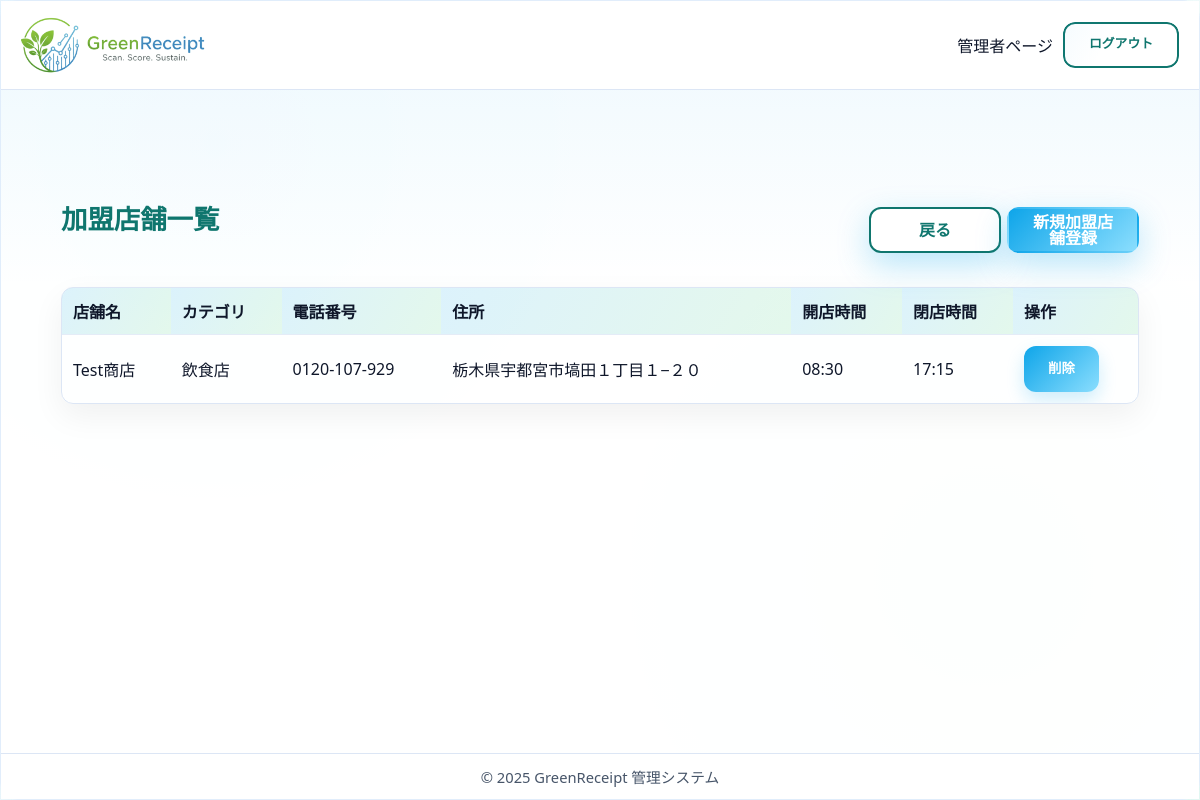
Page /staff/stores/ (signed in) on the earlier database version.
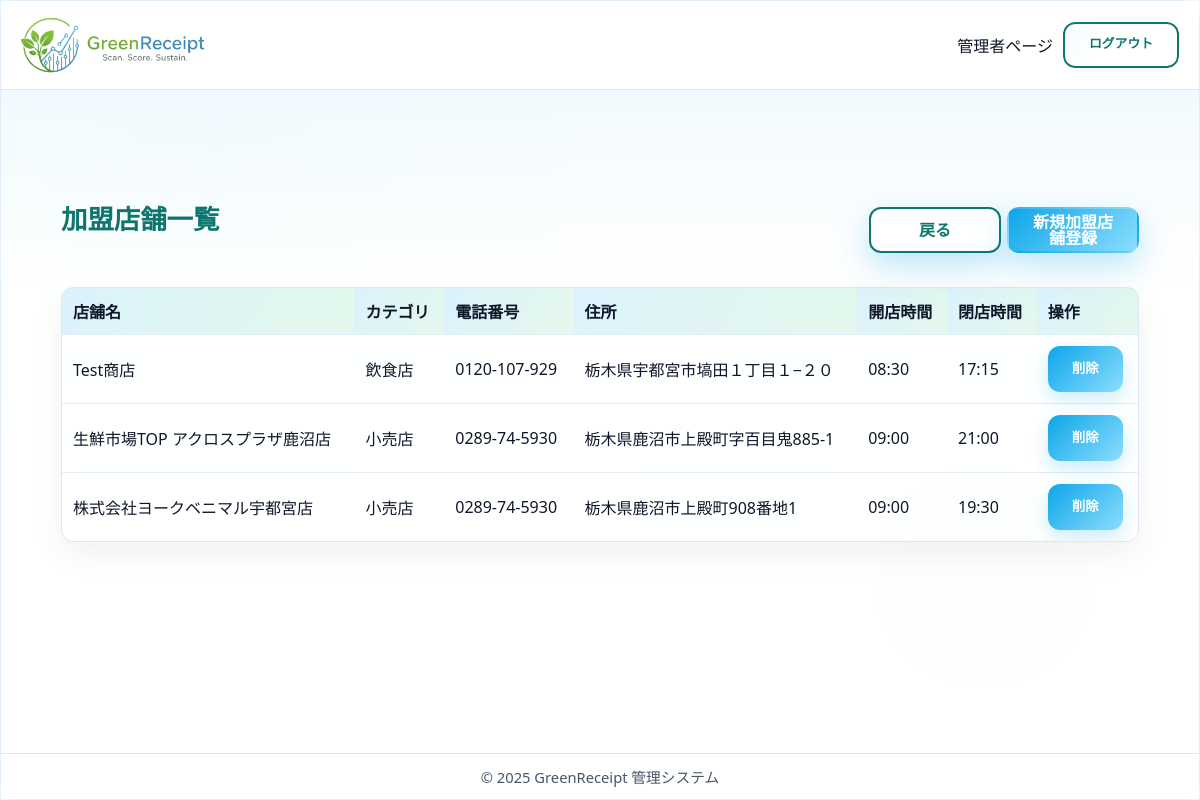
Same page on the later database version.
### core/models.py (models this page shows, shortened)
class Store(models.Model):
    store_id = models.AutoField(primary_key=True, verbose_name='店舗ID')
    store_name = models.CharField(max_length=64, verbose_name='店舗名')
    CATEGORY_CHOICES = [
        ('restaurant', '飲食店'),
        ('retail', '小売店'),
        ('service', 'サービス業'),
        ('other', 'その他'),
    ]
    category = models.CharField(max_length=64, choices=CATEGORY_CHOICES, verbose_name='カテゴリ')
    tel = models.CharField(max_length=32, blank=True, verbose_name='電話番号')
    address = models.CharField(max_length=255, verbose_name='住所')
    open_time = models.TimeField(verbose_name='開店時間', null=True, blank=True)
    close_time = models.TimeField(verbose_name='閉店時間', null=True, blank=True)
    lat = models.FloatField(verbose_name='緯度', default=0.0)
    lng = models.FloatField(verbose_name='経度', default=0.0)
    class Meta:
        verbose_name = '加盟店'
        verbose_name_plural = '加盟店'

### core/views.py (the view)
# urls.py: path("staff/stores/", views.store_list, name='store_list'),
@staff_member_required
def store_list(request):
    stores = Store.objects.all()
    return render(request, "admin/store_list.html", {'stores': stores})

### core/templates/admin/store_list.html (shortened to what this page needs)
{% extends 'admin/admin_base.html' %}
{% block content %}
<main class="dashboard-main">
  <div class="container-fluid dashboard-section mt-4 px-4">
    <div class="header-with-button d-flex justify-content-between align-items-center mb-4">
        <h1>加盟店舗一覧</h1>
        <div class="d-flex gap-2">
            <a href="{% url 'core:staff_index' %}" class="btn btn-secondary">戻る</a>
            <a href="{% url 'core:store_create' %}" class="btn btn-primary">新規加盟店舗登録</a>
        </div>
    </div>
    <div class="table-responsive">
        <table class="table">
            <thead>
                <tr>
                    <th>店舗名</th>
                    <th>カテゴリ</th>
                    <th>電話番号</th>
                    <th>住所</th>
                    <th>開店時間</th>
                    <th>閉店時間</th>
                    <th>操作</th>
                </tr>
            </thead>
            <tbody>
                {% for store in stores %}
                <tr data-href="{% url 'core:store_detail' store.store_id %}">
                    <td>{{ store.store_name }}</td>
                    <td>{{ store.get_category_display }}</td>
                    <td>{{ store.tel }}</td>
                    <td>{{ store.address }}</td>
                    <td>{{ store.open_time|time:"H:i" }}</td>
                    <td>{{ store.close_time|time:"H:i" }}</td>
                    <td>
                        <a href="{% url 'core:store_delete' store.store_id %}" class="btn btn-sm btn-danger delete-btn" onclick="return confirm('本当に削除しますか？');">削除</a>
                    </td>
                </tr>
                {% endfor %}
            </tbody>
        </table>
    </div>
  </div>
</main>
{% endblock %}

Differences in the rows shown:
added Store: store_name "生鮮市場TOP アクロスプラザ鹿沼店", category "小売店", tel "0289-74-5930", address "栃木県鹿沼市上殿町字百目鬼885-1", open_time "09:00", close_time "21:00"
added Store: store_name "株式会社ヨークベニマル宇都宮店", category "小売店", tel "0289-74-5930", address "栃木県鹿沼市上殿町908番地1", open_time "09:00", close_time "19:30"
